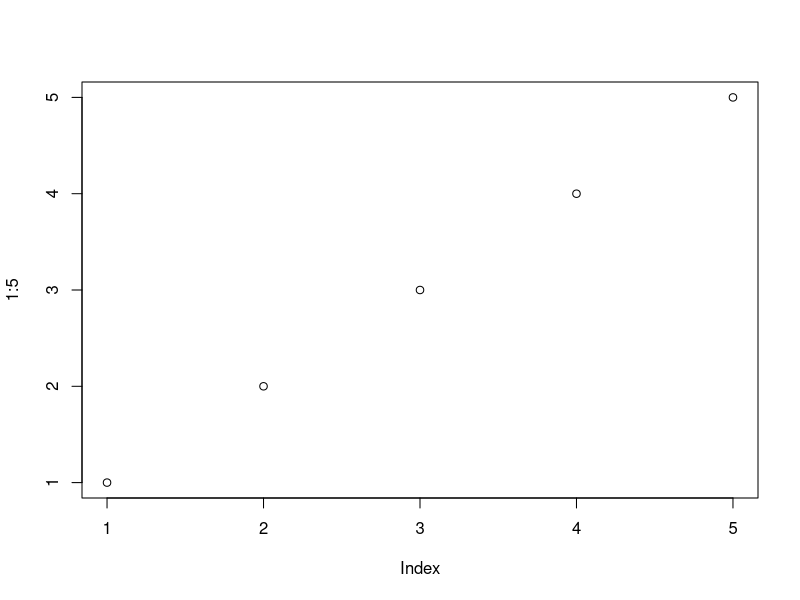
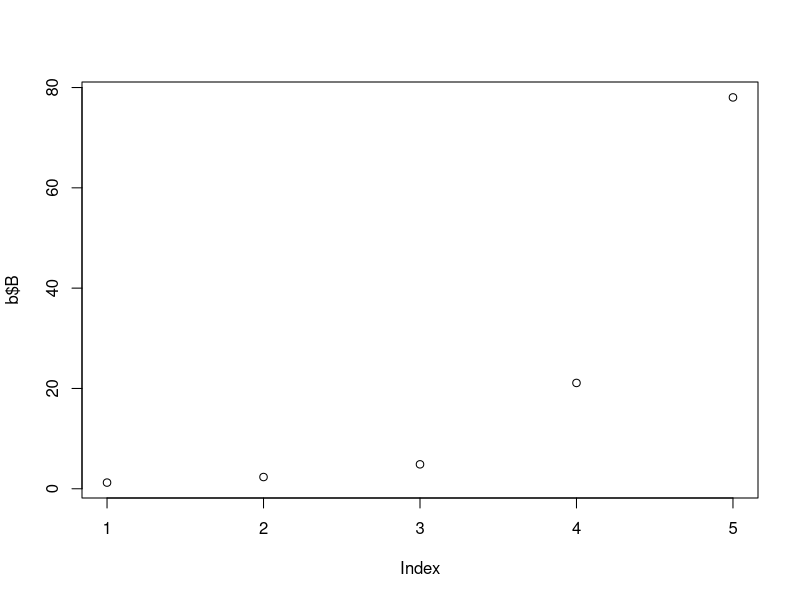
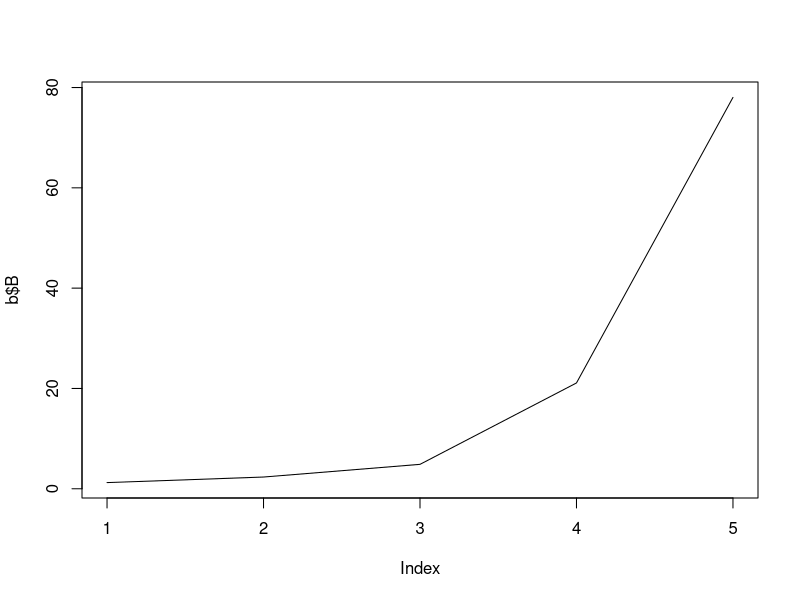
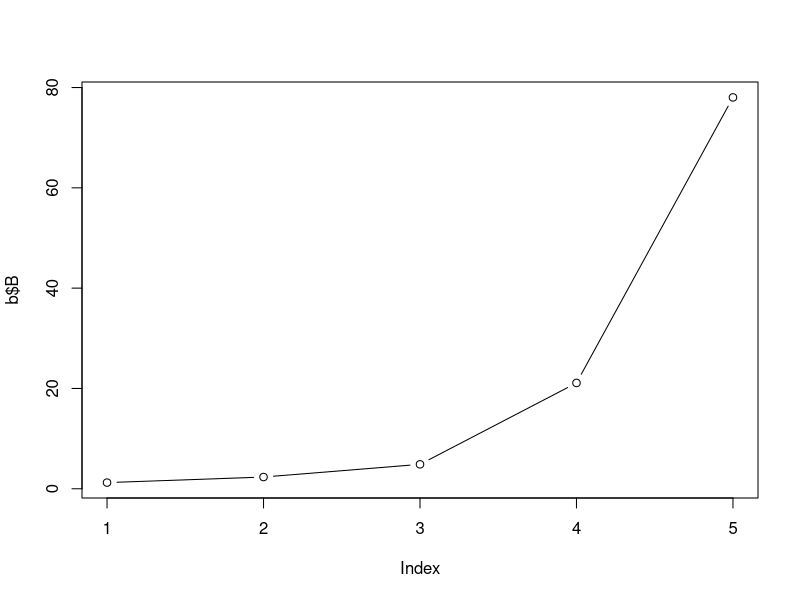
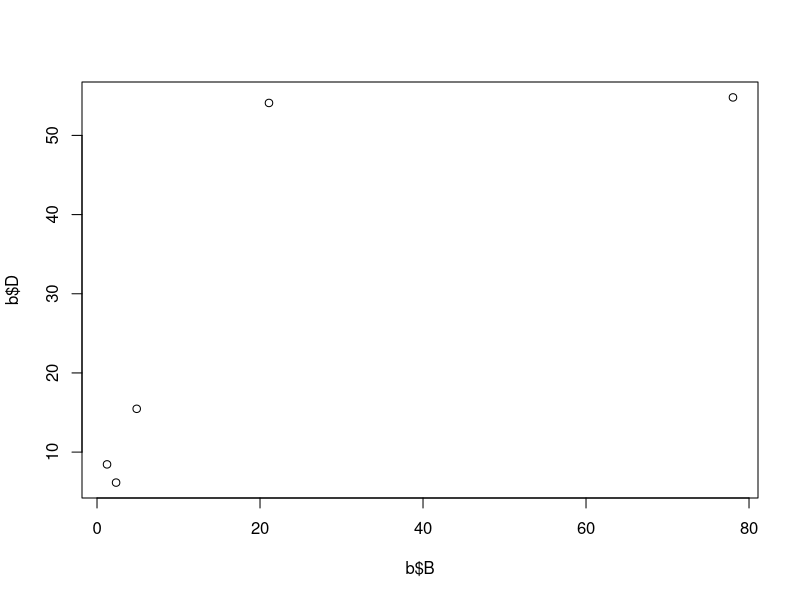
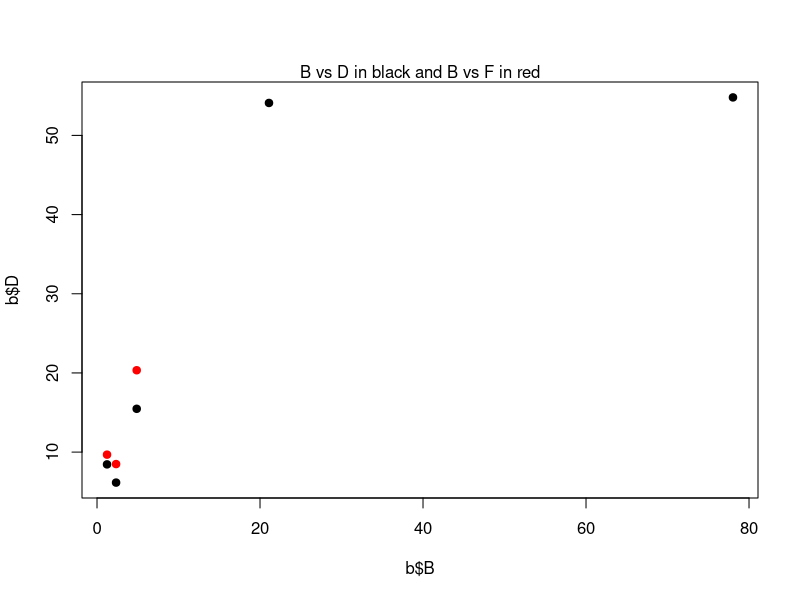
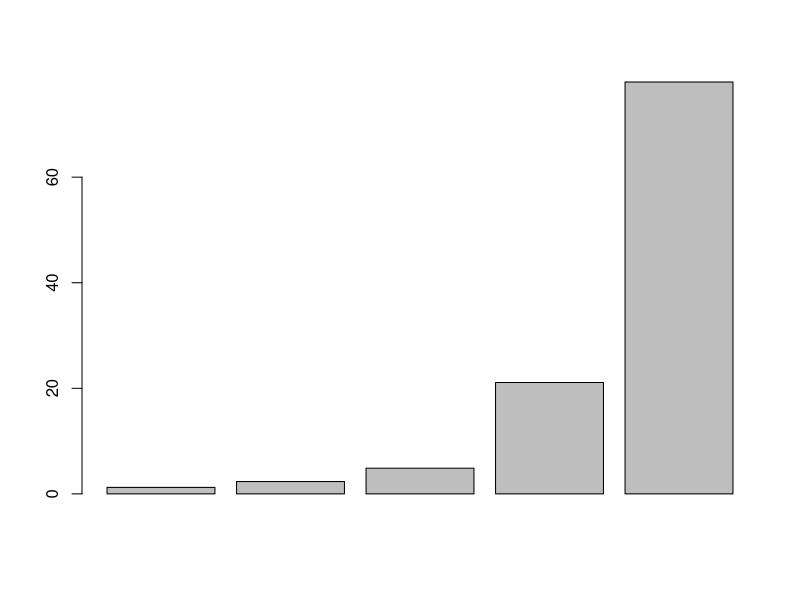
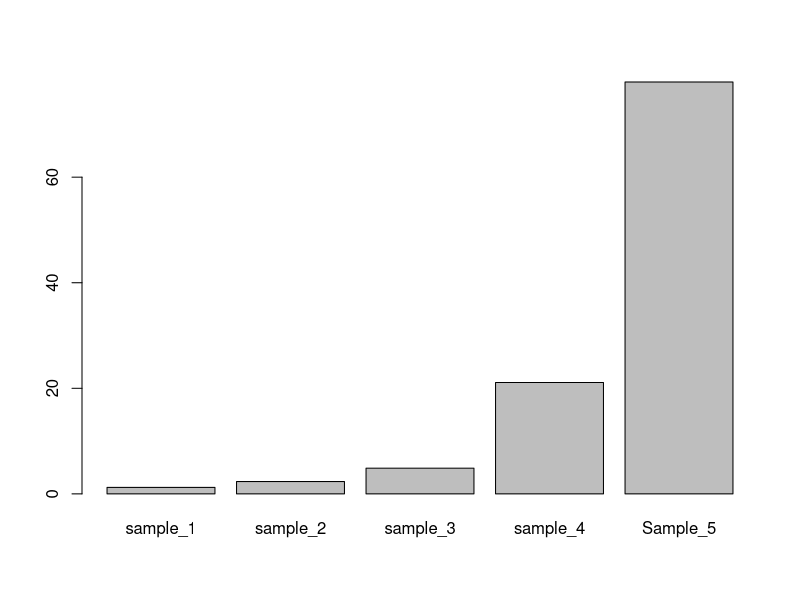

These charts were generated, in order, by the following R code: (Note: this script raises an error after producing the figures.)
b<- c(1.23, 2.34, 4.87, 21.1)
as.data.frame(b)
b<- as.data.frame(b)
str(b)
class(b)

# changing rownames & column names
rownames(b)
colnames(b)
rownames(b) <- c("sample_1","sample_2","sample_3","sample_4")
b

colnames(b) <- "B" #to name corrections
colnames=NULL # to delete
remove(colnames)
b

# 
b$B # each of the column can be used to represent by a $ sign
b$B*2 # multiply by 2
sum(b$B)

# adding more data
b$D <- c(8.45,6.15, 15.47, 54.1)
b

b$F <- b$B + b$D # adding more data
b
b$D*100 # adding more data
b$D^2 # adding more data
b
str(b)
class(b)

# different way
G <- c(78.03, 54.8, 98.1, 0.2)
cbind(b,G) 
b <- cbind(b,G)
b # to make permanent

# adding extra rows
rbind(b, c(G <- c(78.03, 54.8, 98.1, 0.2)))
b
b <- rbind(b, c(78.03, 54.8, 98.1, 0.2))
b


# adding new columns
rownames(b)[5] <- "Sample_5"
b


# transpose
t(b) # whole data is transposed


# to find number of rows
nrow(b)

# to find number of colums
ncol(b)

# to find both rows and colums
dim(b)

# row means
rowMeans(b)
colMeans(b)
rowSums(b)
summary(b)
summary(c(1,10,100))

# 
mean(b) # this command doesnt works
mean(as.matrix(b))
as.matrix(b)
str(as.matrix(b))
str(b) # to check the difference
class(as.matrix(b))

# dot plot
plot(1:5)
plot(b$B)

# line diangram
plot(b$B, type = "l")
plot(b$B, type = "b")

# scatter plot
plot(b$B, b$D)
plot(b$B, b$D, pch=19)
points(b$B, b$F, col="red", pch=19)

mtext("B vs D in black and B vs F in red")

# barplot
barplot(b$B)
barplot(b$B, names.arg = rownames(b))
barplot(b$B, names.arg = rownames(b), horiz = TRUE, las=2, xlab = "Elapsed time (s)", main = "Time trial")

# Sampling randomly from a distribution
rnorm(1000, mean=10, sd=20)
d <- rnorm(1000, mean=10, sd=20)

# histogram
hist(d)
e <- rmorm(100, mean=10, sd=50)
hist(e)
d
e

# boxplot
boxplot(d)
boxplot(d, e)
boxplot(d,e, names = c("d", "e"), ylab="Elapsed Time(s)", main="Time Trail")

# can be saved as a pdf
pdf("myplots.pdf")
hist(d)
hist(e)
boxplot(d,e)
dev.off() # closing the pdf

# Factors

g<-c("M","M","F","F","M")
g
g<-as.factors(c("M","M","F","F","M"))
str(g)

# 
f<-factor(c("early","late","ontime","early","late","ontime","early"),
          levels = c("early", "ontime", "late"), ordered = TRUE) 
f

# how data is stored internally
as.character(f)
as.numeric(f)

# str tells us structure of data
str(f)




